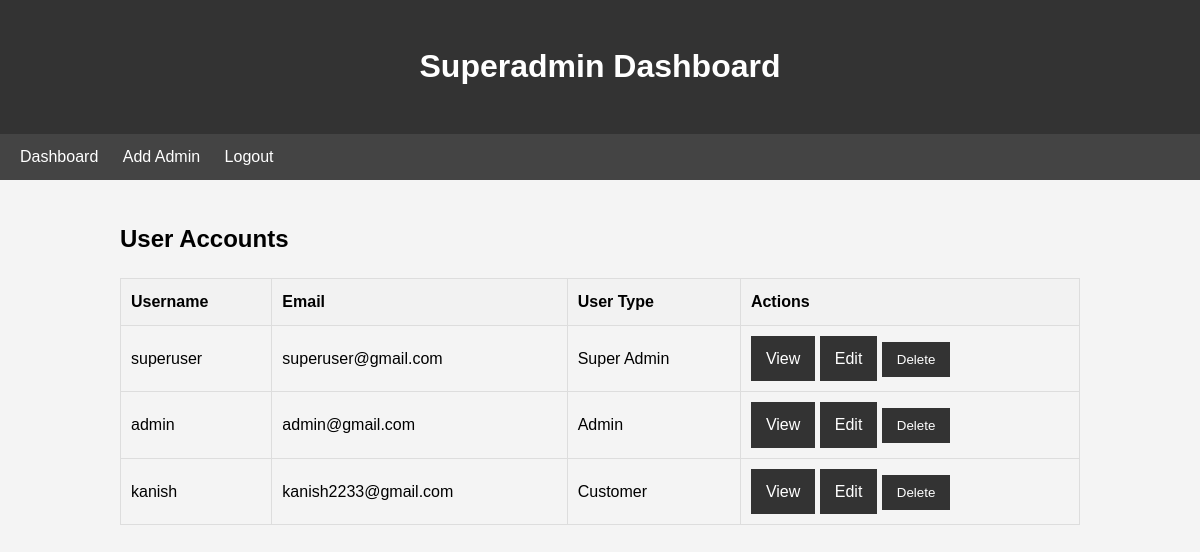
Page /superadmin/ (signed in) on the committed database.
### ecomapp/models.py (models this page shows, shortened)
class User(AbstractUser):
    USER_TYPE_CHOICES = (
        ('customer', 'Customer'),
        ('admin', 'Admin'),
        ('superadmin', 'Super Admin'),
    )
    user_type = models.CharField(max_length=10, choices=USER_TYPE_CHOICES, default='customer')

### ecomapp/views.py (the view)
# urls.py: path('superadmin/', SuperAdminDashboardView.as_view(), name='superadmin_dashboard'),
@method_decorator(user_passes_test(is_superadmin), name='dispatch')
class SuperAdminDashboardView(APIView):
    def get(self, request):
        users = User.objects.all()
        return render(request, 'superadmin/dashboard.html', {'users': users})

### ecomapp/views.py (called while the page is built)
def is_superadmin(user):
    return user.is_authenticated and user.is_superuser

### ecomapp/templates/superadmin/dashboard.html (shortened to what this page needs)
<!DOCTYPE html>
<html lang="en">
<head>
</head>
<body>
    <header>
        <h1>Superadmin Dashboard</h1>
    </header>
    <nav>
        <a href="{% url 'superadmin_dashboard' %}">Dashboard</a>
        <a href="{% url 'superadmin_add_admin' %}">Add Admin</a>
        <a href="{% url 'logout' %}">Logout</a>
    </nav>
    <div class="container">
        <h2>User Accounts</h2>
        <table>
            <thead>
                <tr>
                    <th>Username</th>
                    <th>Email</th>
                    <th>User Type</th>
                    <th>Actions</th>
                </tr>
            </thead>
            <tbody>
                {% for user in users %}
                <tr>
                    <td>{{ user.username }}</td>
                    <td>{{ user.email }}</td>
                    <td>
                        {% if user.is_superuser %}
                            Super Admin
                        {% else %}
                            {{ user.user_type|title }}
                        {% endif %}
                    </td>
                    <td>
                        <a href="{% url 'superadmin_user_detail' user.id %}" class="btn">View</a>
                        <a href="{% url 'superadmin_edit_user' user.id %}" class="btn">Edit</a>
                        <form method="post" action="{% url 'superadmin_delete_user' user.id %}" style="display: inline;">
                            <button type="submit" class="btn" onclick="return confirm('Are you sure you want to delete this user?')">Delete</button>
                        </form>
                    </td>
                </tr>
                {% endfor %}
            </tbody>
        </table>
    </div>
</body>
</html>

### ecomapp/templates/superadmin/dashboard.html (style rules this page uses)
body { font-family: Arial, sans-serif; line-height: 1.6; margin: 0; padding: 0; background-color: #f4f4f4; }
.container { width: 80%; margin: auto; overflow: hidden; padding: 20px; }
header { background: #333; color: #fff; padding: 20px; text-align: center; }
nav { background: #444; color: #fff; padding: 10px; }
nav a { color: #fff; text-decoration: none; padding: 10px; }
table { width: 100%; border-collapse: collapse; margin-top: 20px; }
th, td { padding: 10px; border: 1px solid #ddd; text-align: left; }
th { background-color: #f2f2f2; }
.btn { display: inline-block; padding: 10px 15px; background: #333; color: #fff; text-decoration: none; border: none; cursor: pointer; }

### rows in the picture
User: username "superuser", email "superuser@gmail.com", is_superuser "Super Admin"
User: username "admin", email "admin@gmail.com", user_type "Admin"
User: username "kanish", email "kanish2233@gmail.com", user_type "Customer"
